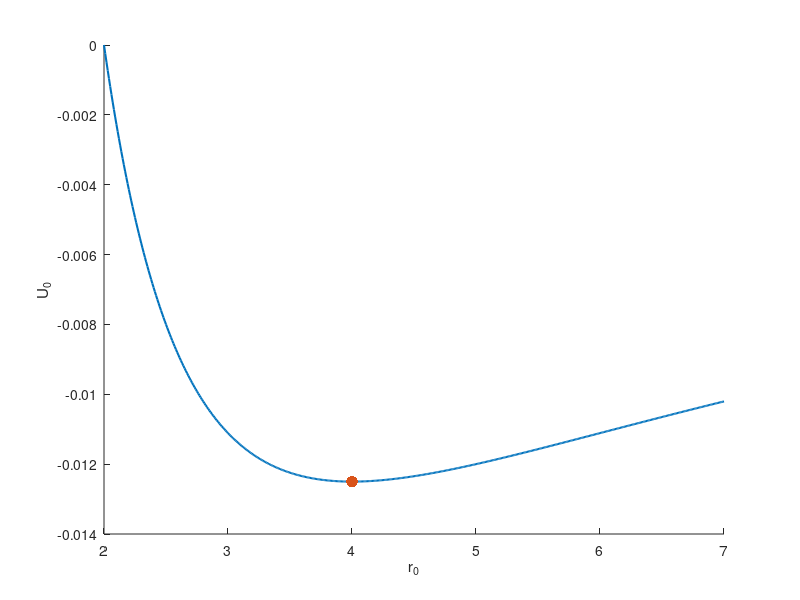
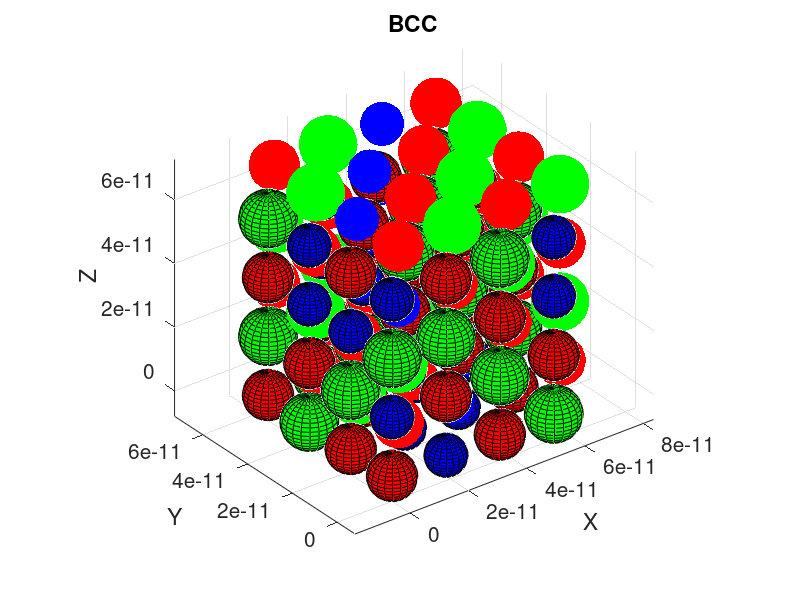

Write MATLAB code to recreate these figures, in order.
%% ESTRUCTURA BCC %% 

% Proporciones de cada tipo de átomo.
Prop_T1 = 0.4;
Prop_T2 = 0.3;
Prop_T3 = 0.3;

% Radios.
Radio_1 = 0.07*1e-10; % a = 2.87 (Fe 1e-10 m)
Radio_2 = 0.08*1e-10; % a = 3.30 (Nb 1e-10 m)
Radio_3 = 0.06*1e-10;  % a = 5.585 (Rb 1e-10 m)

% Constantes A y B para cada tipo de átomo.
A_1 = 0.1; % A = 4.49 1e-27 Jm
B_1 = 0.2; % B = 5.58 1e-37 Jm^2
A_2 = 0.1; % A = 7.87 1e-27 Jm
B_2 = 0.2; % B = 11.24 1e-37 Jm^2
A_3 = 0.1; % A = 0.72 1e-27 Jm
B_3 = 0.2; % B = 1.74 1e-37 Jm^2

% Número de celda unidad por lado.
N_celda_extra_lado = 3; % N_celda_extra_lado = N_celda_lado - 1.

% Cálculo de energía antes de las microdeformaciones.
A_promedio = Prop_T1 * A_1 + Prop_T2 * A_2 + Prop_T3 * A_3;
B_promedio = Prop_T1 * B_1 + Prop_T2 * B_2 + Prop_T3 * B_3;
r0 = 2:0.01:7;
U0 = - A_promedio./r0 + B_promedio./(r0.^2);
hold on
plot (r0, U0, 'LineWidth', 1.5);
r0_min = 2*B_promedio/A_promedio;
U0_min = - A_promedio/r0_min + B_promedio/(r0_min^2);
plot (r0_min,U0_min,'.', 'MarkerSize', 25)
xlabel ('r_0')
ylabel ('U_0')
hold off

% Obtener el radio máximo.
Radio_max = max([Radio_1, Radio_2, Radio_3]);
Radio_min = min([Radio_1, Radio_2, Radio_3]);

% Distancia entre dos átomos consecutivos en las esquinas.
Parmtr_reticular = 4 / sqrt(3) * Radio_max;

% Distancia entre el centro y las esquinas de la celda.
Dist_centro_esquinas = 2 * Radio_max;

% Recuento número de átomos.
Num_atomo_T = 0; 
Num_atomo_1 = 0;
Num_atomo_2 = 0;
Num_atomo_3 = 0;

% Proporciones reales iniciales.
Prop_R1 = rand; % Para que el primer átomo sea aleatorio.
Prop_R2 = 0;
Prop_R3 = 0;

% Recuento energía.
Energia_T = 0;

% Representar la estructura.
figure;
hold on;
axis equal;

% Colocar átomos en las esquinas de cada celda unidad.
for x = 0:Parmtr_reticular:N_celda_extra_lado*Parmtr_reticular
    for y = 0:Parmtr_reticular:N_celda_extra_lado*Parmtr_reticular
        for z = 0:Parmtr_reticular:N_celda_extra_lado*Parmtr_reticular
            % Posición de los átomos
            Pos_esquina = [x, y, z];
            
            % Determinar el tipo de átomo según las proporciones dadas.
            if Prop_R1 < Prop_T1
                % Tipo 1.
                Color_esq = 'r';
                Radio_esq = Radio_1;
                A = A_1;
                B = B_1;
                Num_atomo_1 = Num_atomo_1 + 1;
            elseif Prop_R2 < Prop_T2
                % Tipo 2.
                Color_esq = 'g';
                Radio_esq = Radio_2;
                A = A_2;
                B = B_2;
                Num_atomo_2 = Num_atomo_2 + 1;
            else
                % Tipo 3.
                Color_esq = 'b';
                Radio_esq = Radio_3;
                A = A_3;
                B = B_3;
                Num_atomo_3 = Num_atomo_3 + 1;
            end
            
            % Cálculo de las proporciones reales.
            Prop_R1 = Num_atomo_1/Num_atomo_T;
            Prop_R2 = Num_atomo_2/Num_atomo_T;
            Prop_R3 = Num_atomo_3/Num_atomo_T;

            % Representar el átomo con el color y radio correspondiente.
            [x_sphere, y_sphere, z_sphere] = sphere;
            x_sphere = x_sphere * Radio_esq + Pos_esquina(1);
            y_sphere = y_sphere * Radio_esq + Pos_esquina(2);
            z_sphere = z_sphere * Radio_esq + Pos_esquina(3);
            
            surf(x_sphere, y_sphere, z_sphere, 'FaceColor', Color_esq, 'EdgeColor', 'k');
            
            % Distancia a los primeros vecinos.
            Dist_vecino = 2 * Radio_max;
            
            % Calcular la energía de cada átomo.
            Energia_atomo = -(A / Dist_vecino) + (B / Dist_vecino^2);
            
            % Sumar la energía de todos los átomos.
            Energia_T = Energia_T + Energia_atomo;

            % Número de átomos total.
            Num_atomo_T = Num_atomo_T + 1;

        end
    end
end

% Colocar átomos en el centro de cada celda unidad.
for x = 0:Parmtr_reticular:N_celda_extra_lado*Parmtr_reticular
    for y = 0:Parmtr_reticular:N_celda_extra_lado*Parmtr_reticular
        for z = 0:Parmtr_reticular:N_celda_extra_lado*Parmtr_reticular
            % Posición del átomo en el centro de la celda.
            Pos_centro = [x, y, z] + Parmtr_reticular * (1/2) * [1, 1, 1];
            
            % Determinar el tipo de átomo según las proporciones dadas.
            if Prop_R1 < Prop_T1
                % Tipo 1.
                Color_centro = 'r';
                Radio_centro = Radio_1;
                A = A_1;
                B = B_1;
                Num_atomo_1 = Num_atomo_1 + 1;
            elseif Prop_R2 < Prop_T2
                % Tipo 2.
                Color_centro = 'g';
                Radio_centro = Radio_2;
                A = A_2;
                B = B_2;
                Num_atomo_2 = Num_atomo_2 + 1;
            else
                % Tipo 3.
                Color_centro = 'b';
                Radio_centro = Radio_3;
                A = A_3;
                B = B_3;
                Num_atomo_3 = Num_atomo_3 + 1;
            end
            
            % Cálculo de las proporciones reales.
            Prop_R1 = Num_atomo_1/Num_atomo_T;
            Prop_R2 = Num_atomo_2/Num_atomo_T;
            Prop_R3 = Num_atomo_3/Num_atomo_T;

            % Representar el átomo con el color y radio correspondiente.
            [x_sphere, y_sphere, z_sphere] = sphere;
            x_sphere = x_sphere * Radio_centro + Pos_centro(1);
            y_sphere = y_sphere * Radio_centro + Pos_centro(2);
            z_sphere = z_sphere * Radio_centro + Pos_centro(3);
            
            surf(x_sphere, y_sphere, z_sphere, 'FaceColor', Color_centro, 'EdgeColor', 'none');
            
            % Distancia a los primeros vecinos.
            Dist_vecino = 2 * Radio_max;
            
            % Calcular la energía de cada átomo.
            Energia_atomo = -(A / Dist_vecino) + (B / Dist_vecino^2);
            
            % Sumar la energía de todos los átomos.
            Energia_T = Energia_T + Energia_atomo;

            % Número de átomos total.
            Num_atomo_T = Num_atomo_T + 1;

        end
    end
end

% Calcular energía media por átomo.
% Num_atomo_T = N_celda^3 * 2; % Número de átomos por celda unidad.
Energia_media_atomo = Energia_T / Num_atomo_T;

% Dar la energía media por átomo.
disp(['Energía total: ' num2str(Energia_T)]);
disp(['Número de átomos: ' num2str(Num_atomo_T)]);
disp(['Energía media por átomo: ' num2str(Energia_media_atomo)]);

% Especificaciones de la representación.
set(gca, 'FontSize', 15);
title('BCC');
xlabel('X');
ylabel('Y');
zlabel('Z');
view(3);
grid on;
